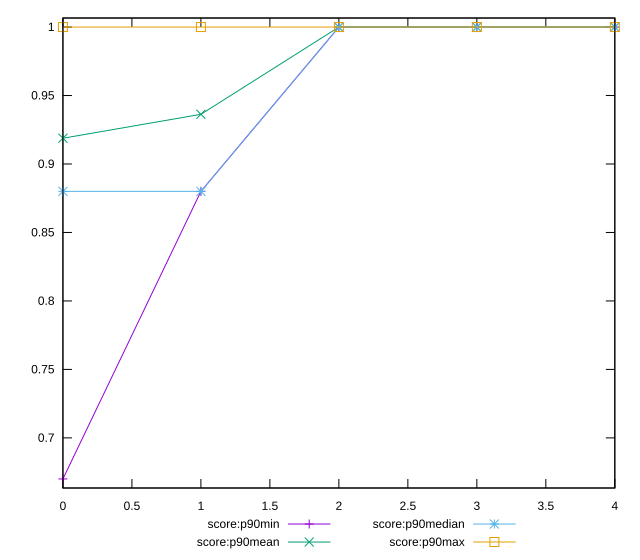

Reproduce this figure in gnuplot.
reset

$scoreP90Min <<EOF
0 0.67
1 0.88
2 1
3 1
4 1
EOF

$scoreP90Mean <<EOF
0 0.9188297872340422
1 0.9362765957446806
2 1
3 1
4 1
EOF

$scoreP90Median <<EOF
0 0.88
1 0.88
2 1
3 1
4 1
EOF

$scoreP90Max <<EOF
0 1
1 1
2 1
3 1
4 1
EOF

set key outside below
set xrange [0:4]
set yrange [0.6634:1.0066]
set trange [0.6634:1.0066]
set terminal svg size 640, 560 enhanced background rgb 'white'
set output "report_00025_2021-02-22T21:38:55.199Z/unminified-css/progression/score.svg"

plot $scoreP90Min title "score:p90min" with linespoints, \
     $scoreP90Mean title "score:p90mean" with linespoints, \
     $scoreP90Median title "score:p90median" with linespoints, \
     $scoreP90Max title "score:p90max" with linespoints

reset
